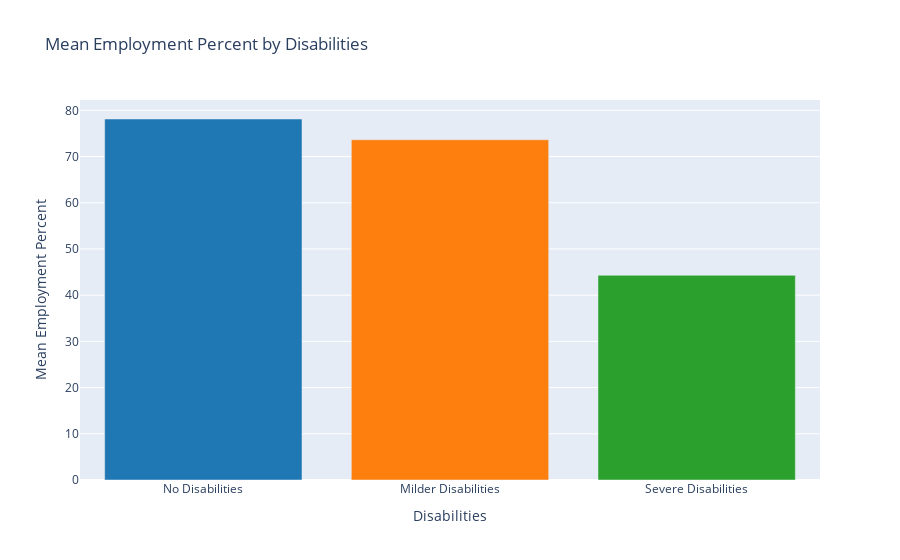

The cell this chart's notebook holds for it:
### Markdown cell above
We can also visualize mean employment percent based on the severity of disability. In this particular case, disabilities are labelled as either **Milder** or **Severe**.

### Code cell
# Calculate the mean employment percentage for each group
no_disabilities_mean = employment.loc[employment['Disabilities'] == 0, 'Employment Percent'].mean()
milder_disabilities_mean = employment.loc[employment['Milder'] == 1, 'Employment Percent'].mean()
severe_disabilities_mean = employment.loc[employment['Severe'] == 1, 'Employment Percent'].mean()

data = {
    'Disabilities': ['No Disabilities', 'Milder Disabilities', 'Severe Disabilities'],
    'Mean Employment Percent': [no_disabilities_mean, milder_disabilities_mean, severe_disabilities_mean]
}
df = pd.DataFrame(data)

mean_fig_total = go.Figure(data=go.Bar(
    x=df['Disabilities'],
    y=df['Mean Employment Percent'],
    marker=dict(color=['rgb(31,119,180)', 'rgb(255,127,14)', 'rgb(44,160,44)'])
))

mean_fig_total.update_layout(
    xaxis=dict(title='Disabilities'),
    yaxis=dict(title='Mean Employment Percent'),
    title='Mean Employment Percent by Disabilities'
).show()

### Figure 1 — Plotly figure (JSON) as saved in the notebook; plotly's stock layout.template omitted (floating-point values rounded to 4 significant figures)
{"data": [{"marker": {"color": ["rgb(31,119,180)", "rgb(255,127,14)", "rgb(44,160,44)"]}, "type": "bar", "x": ["No Disabilities", "Milder Disabilities", "Severe Disabilities"], "y": [78.13, 73.63, 44.29]}], "layout": {"title": {"text": "Mean Employment Percent by Disabilities"}, "xaxis": {"title": {"text": "Disabilities"}}, "yaxis": {"title": {"text": "Mean Employment Percent"}}}}
